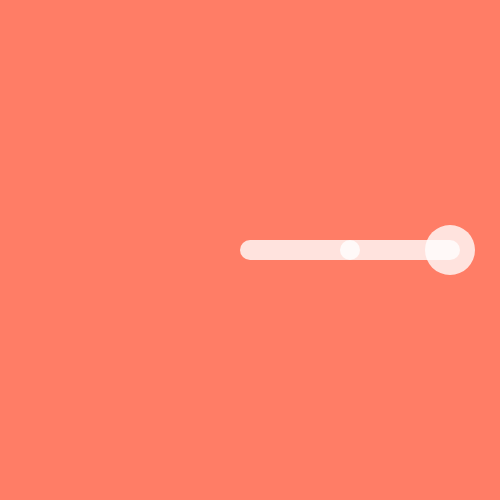
Frame 1 (no input)
Frame 60 (no input): identical to frame 1, image omitted
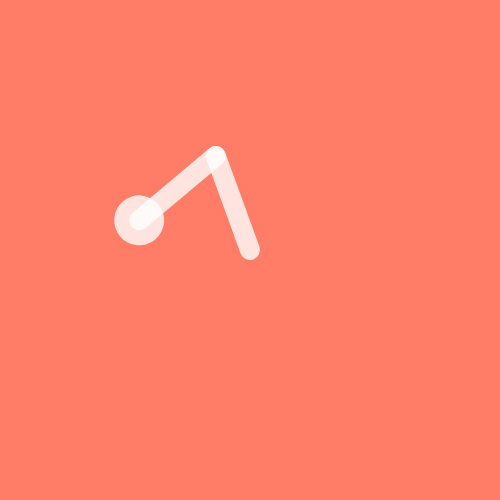
Frame 120 (the mouse pressed at the canvas centre since frame 60)

The p5.js sketch that drew these frames (run headless with seeded random() and noise() and a simulated clock; from frame 60 on, the mouse is pressed at the canvas centre):

// p5.js sketch
// ── sketch.js
//Rotating arm
function setup(){
    createCanvas(500,500);
    angleMode(DEGREES);
}
function draw(){
    background(255, 125, 102);
    strokeWeight(20);
    stroke(255,200);
    translate(width/2, height/2); //move origin point to center
    rotate(mouseX); //rotate around first joint with mouseX
    line(0, 0, 100, 0); //draw first section of arm from the origin point
    translate(100,0); //move to the end of first section
    rotate(mouseY); //rotate around second joint with mouseY
    line(0, 0, 100, 0); //draw second section of arm from new origin point
    translate(100,0); //move to the end of second section
    noStroke();
    fill(255,200);
    ellipse(0,0,50,50); //draw circle at new origin point
    
}
